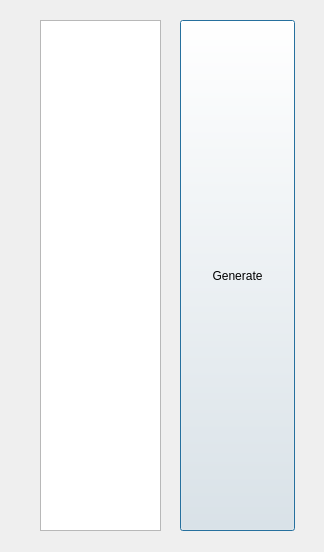
<?xml version="1.0" encoding="UTF-8"?>
<ui version="4.0">
 <class>Dialog</class>
 <widget class="QDialog" name="Dialog">
  <property name="geometry">
   <rect>
    <x>0</x>
    <y>0</y>
    <width>324</width>
    <height>552</height>
   </rect>
  </property>
  <property name="windowTitle">
   <string>Dialog</string>
  </property>
  <widget class="QTableView" name="tableView">
   <property name="geometry">
    <rect>
     <x>40</x>
     <y>20</y>
     <width>121</width>
     <height>511</height>
    </rect>
   </property>
  </widget>
  <widget class="QPushButton" name="generateBtn">
   <property name="geometry">
    <rect>
     <x>180</x>
     <y>20</y>
     <width>115</width>
     <height>511</height>
    </rect>
   </property>
   <property name="text">
    <string>Generate</string>
   </property>
  </widget>
 </widget>
 <resources/>
 <connections/>
</ui>
